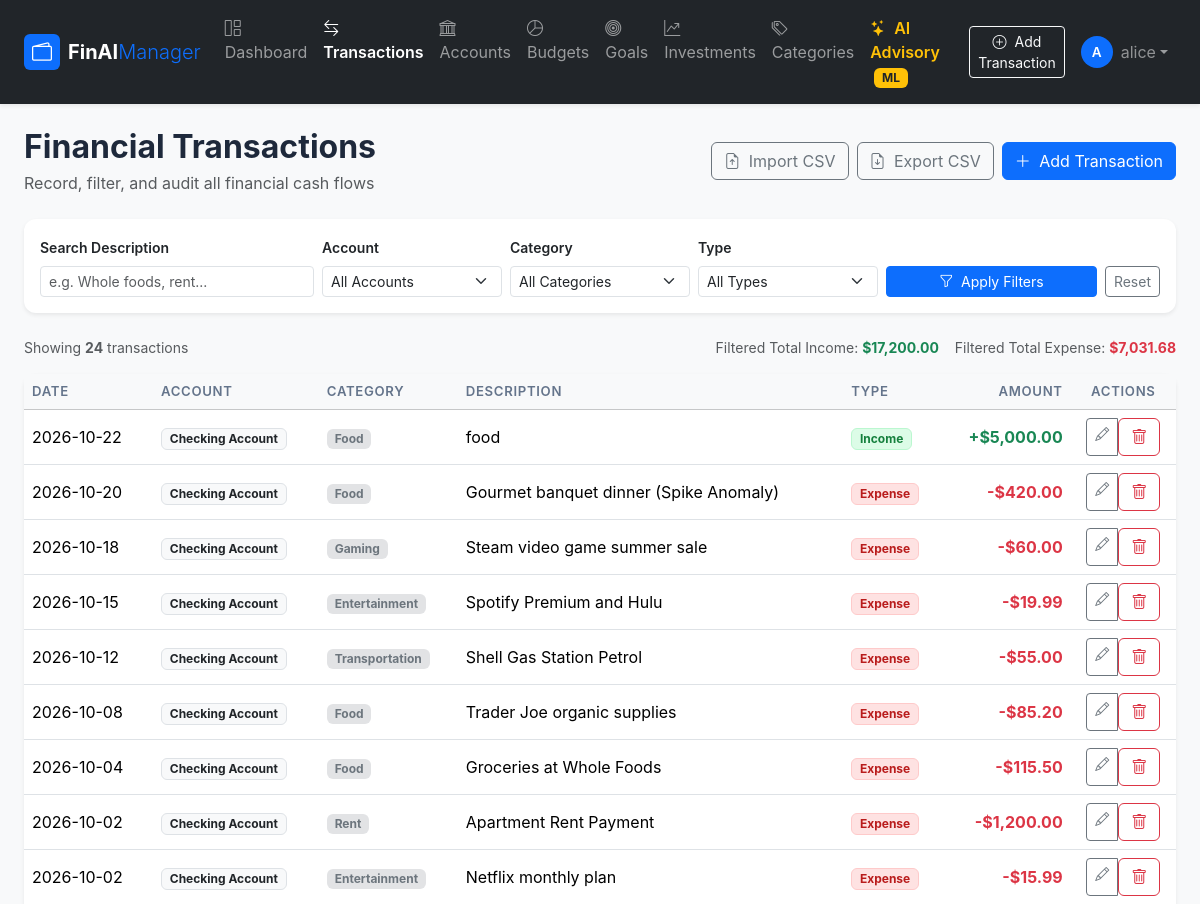
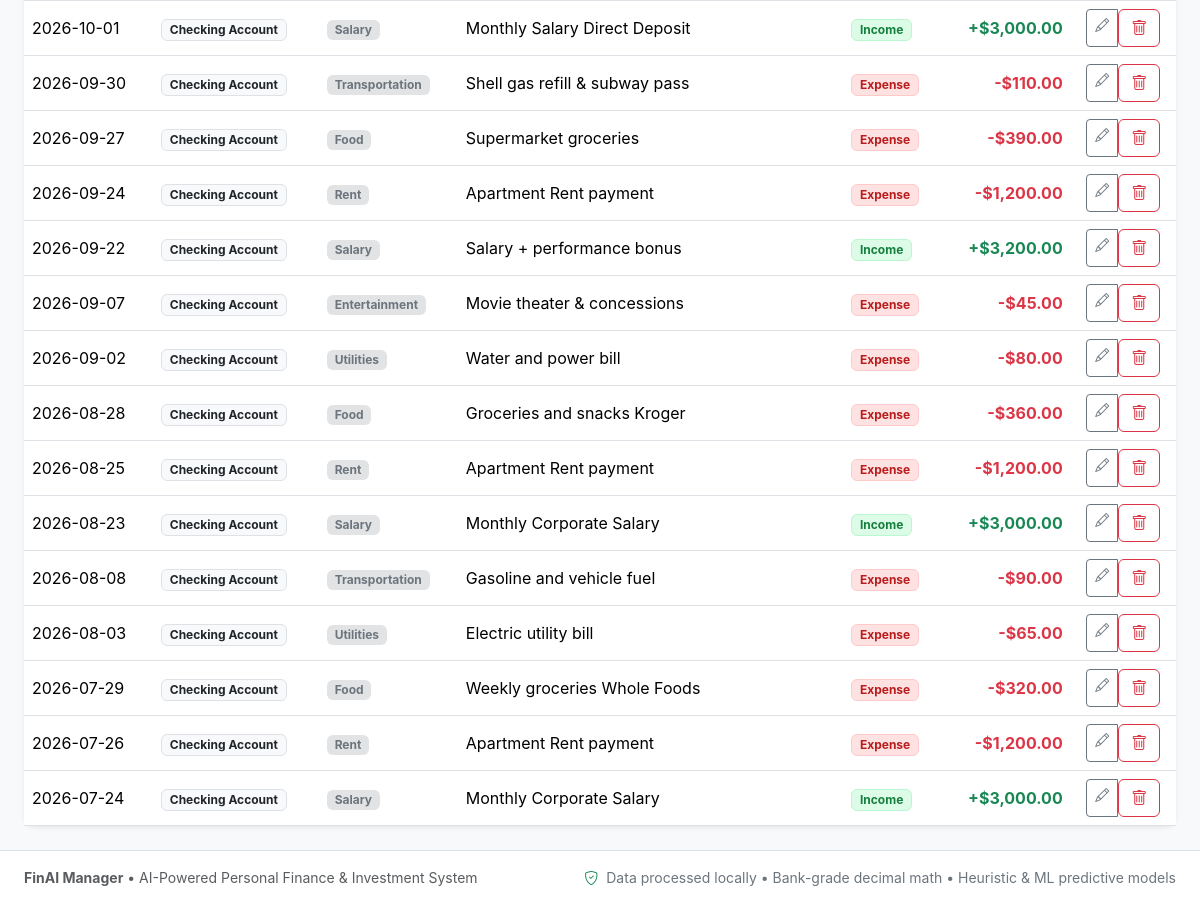
The page /transactions (signed in) on the database its author committed (2 pictures, top to bottom).
### models.py (models this page shows, shortened)
class User(UserMixin, db.Model):
    __tablename__ = 'users'
    user_id = db.Column(db.Integer, primary_key=True, autoincrement=True)
    username = db.Column(db.String(50), unique=True, nullable=False, index=True)
    email = db.Column(db.String(100), unique=True, nullable=False, index=True)
    password_hash = db.Column(db.String(255), nullable=False)
    created_at = db.Column(db.DateTime, default=utc_now, server_default=db.func.now())
    accounts = db.relationship('Account', backref='owner', cascade='all, delete-orphan', lazy='dynamic')
    transactions = db.relationship('Transaction', backref='owner', cascade='all, delete-orphan', lazy='dynamic')
    budgets = db.relationship('Budget', backref='owner', cascade='all, delete-orphan', lazy='dynamic')
    goals = db.relationship('Goal', backref='owner', cascade='all, delete-orphan', lazy='dynamic')
    investments = db.relationship('Investment', backref='owner', cascade='all, delete-orphan', lazy='dynamic')
    categories = db.relationship('Category', backref='owner', cascade='all, delete-orphan', lazy='dynamic')

class Transaction(db.Model):
    __tablename__ = 'transactions'
    txn_id = db.Column(db.Integer, primary_key=True, autoincrement=True)
    user_id = db.Column(db.Integer, db.ForeignKey('users.user_id', ondelete='CASCADE'), nullable=False, index=True)
    account_id = db.Column(db.Integer, db.ForeignKey('accounts.account_id', ondelete='CASCADE'), nullable=False, index=True)
    category_id = db.Column(db.Integer, db.ForeignKey('categories.category_id', ondelete='CASCADE'), nullable=False, index=True)
    date = db.Column(db.Date, nullable=False, index=True)
    amount = db.Column(db.Numeric(10, 2), nullable=False)
    description = db.Column(db.Text, nullable=True)
    txn_type = db.Column(db.Enum('Expense', 'Income', name='txn_types'), nullable=False)
    created_at = db.Column(db.DateTime, default=utc_now, server_default=db.func.now())

class Account(db.Model):
    __tablename__ = 'accounts'
    account_id = db.Column(db.Integer, primary_key=True, autoincrement=True)
    user_id = db.Column(db.Integer, db.ForeignKey('users.user_id', ondelete='CASCADE'), nullable=False, index=True)
    name = db.Column(db.String(100), nullable=False)
    type = db.Column(db.Enum('Checking', 'Savings', 'Credit', 'Cash', name='account_types'), nullable=False)
    balance = db.Column(db.Numeric(12, 2), default=Decimal('0.00'), nullable=False)
    created_at = db.Column(db.DateTime, default=utc_now, server_default=db.func.now())
    transactions = db.relationship('Transaction', backref='account', cascade='all, delete-orphan', lazy='dynamic')

class Category(db.Model):
    __tablename__ = 'categories'
    __table_args__ = (
        db.UniqueConstraint('user_id', 'name', name='uq_user_category_name'),
    )
    category_id = db.Column(db.Integer, primary_key=True, autoincrement=True)
    user_id = db.Column(db.Integer, db.ForeignKey('users.user_id', ondelete='CASCADE'), nullable=True, index=True)
    name = db.Column(db.String(50), nullable=False)
    type = db.Column(db.Enum('Expense', 'Income', name='category_types'), nullable=False)
    transactions = db.relationship('Transaction', backref='category', lazy='dynamic')
    budgets = db.relationship('Budget', backref='category', cascade='all, delete-orphan', lazy='dynamic')

### app.py (the view)
    @app.route('/transactions')
    @login_required
    def view_transactions():
        query = Transaction.query.filter_by(user_id=current_user.user_id)
        account_id = request.args.get('account_id', type=int)
        category_id = request.args.get('category_id', type=int)
        txn_type = request.args.get('txn_type')
        start_date = request.args.get('start_date')
        end_date = request.args.get('end_date')
        search_query = request.args.get('q', '').strip()
        if account_id:
            query = query.filter(Transaction.account_id == account_id)
        if category_id:
            query = query.filter(Transaction.category_id == category_id)
        if txn_type in ('Expense', 'Income'):
            query = query.filter(Transaction.txn_type == txn_type)
        if start_date:
            try:
                s_dt = datetime.strptime(start_date, '%Y-%m-%d').date()
                query = query.filter(Transaction.date >= s_dt)
            except ValueError:
                pass
        if end_date:
            try:
                e_dt = datetime.strptime(end_date, '%Y-%m-%d').date()
                query = query.filter(Transaction.date <= e_dt)
            except ValueError:
                pass
        if search_query:
            query = query.filter(Transaction.description.ilike(f'%{search_query}%'))
        transactions = query.order_by(Transaction.date.desc(), Transaction.txn_id.desc()).all()
        total_income = sum([float(t.amount) for t in transactions if t.txn_type == 'Income'])
        total_expense = sum([float(t.amount) for t in transactions if t.txn_type == 'Expense'])
        accounts = Account.query.filter_by(user_id=current_user.user_id).all()
        categories = Category.query.filter(
            or_(Category.user_id == current_user.user_id, Category.user_id.is_(None))
        ).order_by(Category.name.asc()).all()
        return render_template(
            'transactions.html',
            transactions=transactions,
            accounts=accounts,
            categories=categories,
            total_income=total_income,
            total_expense=total_expense,
            selected_account=account_id,
            selected_category=category_id,
            selected_type=txn_type,
            selected_start=start_date,
            selected_end=end_date,
            search_query=search_query
        )

### templates/transactions.html (shortened to what this page needs)
{% extends "base.html" %}
{% block content %}
<div class="d-flex flex-wrap justify-content-between align-items-center mb-4">
    <div>
        <h2 class="fw-bold mb-1">Financial Transactions</h2>
        <p class="text-muted mb-0">Record, filter, and audit all financial cash flows</p>
    </div>
    <div class="d-flex gap-2 mt-2 mt-md-0">
        <button type="button" class="btn btn-outline-secondary" data-bs-toggle="modal" data-bs-target="#importCsvModal">
            <i class="bi bi-file-earmark-arrow-up me-1"></i> Import CSV
        </button>
        <a href="{{ url_for('export_transactions') }}" class="btn btn-outline-secondary">
            <i class="bi bi-file-earmark-arrow-down me-1"></i> Export CSV
        </a>
        <a href="{{ url_for('add_transaction') }}" class="btn btn-primary">
            <i class="bi bi-plus-lg me-1"></i> Add Transaction
        </a>
    </div>
</div>
<div class="card mb-4">
    <div class="card-body">
        <form method="GET" action="{{ url_for('view_transactions') }}" class="row g-2 align-items-end">
            <div class="col-md-3">
                <label class="form-label small fw-semibold">Search Description</label>
                <input type="text" class="form-control form-control-sm" name="q" value="{{ search_query }}" placeholder="e.g. Whole foods, rent...">
            </div>
            <div class="col-md-2">
                <label class="form-label small fw-semibold">Account</label>
                <select name="account_id" class="form-select form-select-sm">
                    <option value="">All Accounts</option>
                </select>
            </div>
            <div class="col-md-2">
                <label class="form-label small fw-semibold">Category</label>
                <select name="category_id" class="form-select form-select-sm">
                    <option value="">All Categories</option>
                </select>
            </div>
            <div class="col-md-2">
                <label class="form-label small fw-semibold">Type</label>
                <select name="txn_type" class="form-select form-select-sm">
                    <option value="">All Types</option>
                </select>
            </div>
            <div class="col-md-3 d-flex gap-2">
                <button type="submit" class="btn btn-sm btn-primary w-100">
                    <i class="bi bi-funnel me-1"></i> Apply Filters
                </button>
                <a href="{{ url_for('view_transactions') }}" class="btn btn-sm btn-outline-secondary">Reset</a>
            </div>
        </form>
    </div>
</div>
<div class="d-flex justify-content-between align-items-center mb-3 text-muted small">
    <div>
        Showing <strong>{{ transactions|length }}</strong> transactions
    </div>
    <div class="d-flex gap-3">
        <span>Filtered Total Income: <strong class="text-success">${{ "{:,.2f}".format(total_income) }}</strong></span>
        <span>Filtered Total Expense: <strong class="text-danger">${{ "{:,.2f}".format(total_expense) }}</strong></span>
    </div>
</div>
<div class="card shadow-sm">
    <div class="table-responsive">
        <table class="table table-hover align-middle mb-0">
            <thead class="table-light">
                <tr>
                    <th>Date</th>
                    <th>Account</th>
                    <th>Category</th>
                    <th>Description</th>
                    <th>Type</th>
                    <th class="text-end">Amount</th>
                    <th class="text-center">Actions</th>
                </tr>
            </thead>
            <tbody>
                {% for txn in transactions %}
                <tr>
                    <td>{{ txn.date.strftime('%Y-%m-%d') }}</td>
                    <td>
                        <span class="badge bg-light text-dark border">{{ txn.account.name if txn.account else 'Deleted' }}</span>
                    </td>
                    <td>
                        <span class="badge bg-secondary-subtle text-secondary">{{ txn.category.name if txn.category else 'Uncategorized' }}</span>
                    </td>
                    <td>{{ txn.description or '-' }}</td>
                    <td>
                        <span class="badge {{ 'badge-income' if txn.txn_type == 'Income' else 'badge-expense' }}">
                            {{ txn.txn_type }}
                        </span>
                    </td>
                    <td class="text-end fw-bold {{ 'text-success' if txn.txn_type == 'Income' else 'text-danger' }}">
                        {{ '+' if txn.txn_type == 'Income' else '-' }}${{ "{:,.2f}".format(txn.amount) }}
                    </td>
                    <td class="text-center">
                        <div class="btn-group btn-group-sm">
                            <a href="{{ url_for('edit_transaction', id=txn.txn_id) }}" class="btn btn-outline-secondary" title="Edit">
                                <i class="bi bi-pencil"></i>
                            </a>
                            <form method="POST" action="{{ url_for('delete_transaction', id=txn.txn_id) }}" onsubmit="return confirm('Delete this transaction? The account balance will be adjusted automatically.');" class="d-inline">
                                <button type="submit" class="btn btn-outline-danger" title="Delete">
                                    <i class="bi bi-trash"></i>
                                </button>
                            </form>
                        </div>
                    </td>
                </tr>
                {% endfor %}
            </tbody>
        </table>
    </div>
</div>
{% endblock %}

### templates/base.html (shortened to what this page needs)
<!doctype html>
<html lang="en">
<head>
    <link href="https://cdn.jsdelivr.net/npm/bootstrap@5.3.2/dist/css/bootstrap.min.css" rel="stylesheet">
    <link href="https://cdn.jsdelivr.net/npm/bootstrap-icons@1.11.1/font/bootstrap-icons.css" rel="stylesheet">
    <link rel="stylesheet" href="{{ url_for('static', filename='css/style.css') }}">
</head>
<body class="bg-light d-flex flex-column min-vh-100">
    <nav class="navbar navbar-expand-lg navbar-dark bg-dark sticky-top shadow-sm">
        <div class="container-fluid px-lg-4">
            <a class="navbar-brand fw-bold d-flex align-items-center" href="{{ url_for('dashboard') if current_user.is_authenticated else url_for('login') }}">
                <span class="badge bg-primary me-2 p-2"><i class="bi bi-wallet2 fs-5"></i></span>
                <span>FinAI<span class="text-primary fw-light">Manager</span></span>
            </a>
            <div class="collapse navbar-collapse" id="navbarNav">
                {% if current_user.is_authenticated %}
                <ul class="navbar-nav me-auto mb-2 mb-lg-0">
                    <li class="nav-item">
                        <a class="nav-link {{ 'active fw-semibold' if request.endpoint == 'dashboard' }}" href="{{ url_for('dashboard') }}">
                            <i class="bi bi-grid-1x2 me-1"></i> Dashboard
                        </a>
                    </li>
                    <li class="nav-item">
                        <a class="nav-link {{ 'active fw-semibold' if 'transaction' in request.endpoint }}" href="{{ url_for('view_transactions') }}">
                            <i class="bi bi-arrow-left-right me-1"></i> Transactions
                        </a>
                    </li>
                    <li class="nav-item">
                        <a class="nav-link {{ 'active fw-semibold' if request.endpoint == 'accounts' }}" href="{{ url_for('accounts') }}">
                            <i class="bi bi-bank me-1"></i> Accounts
                        </a>
                    </li>
                    <li class="nav-item">
                        <a class="nav-link {{ 'active fw-semibold' if request.endpoint == 'budgets' }}" href="{{ url_for('budgets') }}">
                            <i class="bi bi-pie-chart me-1"></i> Budgets
                        </a>
                    </li>
                    <li class="nav-item">
                        <a class="nav-link {{ 'active fw-semibold' if request.endpoint == 'goals' }}" href="{{ url_for('goals') }}">
                            <i class="bi bi-bullseye me-1"></i> Goals
                        </a>
                    </li>
                    <li class="nav-item">
                        <a class="nav-link {{ 'active fw-semibold' if request.endpoint == 'investments' }}" href="{{ url_for('investments') }}">
                            <i class="bi bi-graph-up-arrow me-1"></i> Investments
                        </a>
                    </li>
                    <li class="nav-item">
                        <a class="nav-link {{ 'active fw-semibold' if request.endpoint == 'categories' }}" href="{{ url_for('categories') }}">
                            <i class="bi bi-tags me-1"></i> Categories
                        </a>
                    </li>
                    <li class="nav-item">
                        <a class="nav-link text-warning fw-semibold {{ 'active text-light' if request.endpoint == 'recommendations' }}" href="{{ url_for('recommendations') }}">
                            <i class="bi bi-stars me-1"></i> AI Advisory <span class="badge bg-warning text-dark ms-1">ML</span>
                        </a>
                    </li>
                </ul>
                <ul class="navbar-nav ms-auto align-items-center">
                    <li class="nav-item me-2">
                        <a class="btn btn-sm btn-outline-light" href="{{ url_for('add_transaction') }}">
                            <i class="bi bi-plus-circle me-1"></i> Add Transaction
                        </a>
                    </li>
                    <li class="nav-item dropdown">
                        <a class="nav-link dropdown-toggle d-flex align-items-center" href="#" id="userDropdown" role="button" data-bs-toggle="dropdown">
                            <div class="avatar-circle me-2 bg-primary text-white">{{ current_user.username[:1].upper() }}</div>
                            <span class="text-white-50">{{ current_user.username }}</span>
                        </a>
                    </li>
                </ul>
                {% endif %}
            </div>
        </div>
    </nav>
    <main class="container-fluid px-lg-4 my-4 flex-grow-1">
        {% block content %}{% endblock %}
    </main>
    <footer class="footer mt-auto py-3 bg-white border-top text-muted small">
        <div class="container-fluid px-lg-4 d-flex flex-wrap justify-content-between align-items-center">
            <div>
                <strong>FinAI Manager</strong> &bull; AI-Powered Personal Finance & Investment System
            </div>
            <div class="text-secondary">
                <i class="bi bi-shield-check text-success me-1"></i> Data processed locally &bull; Bank-grade decimal math &bull; Heuristic & ML predictive models
            </div>
        </div>
    </footer>
</body>
</html>

### rows shown on the page
User: username "A", username "alice"
Transaction: date "2026-10-22", account "Checking Account", category "Food", description "food", txn_type "Income", txn_type "+", amount "5,000.00"
Transaction: date "2026-10-20", account "Checking Account", category "Food", description "Gourmet banquet dinner (Spike Anomaly)", txn_type "Expense", txn_type "-", amount "420.00"
Transaction: date "2026-10-18", account "Checking Account", category "Gaming", description "Steam video game summer sale", txn_type "Expense", txn_type "-", amount "60.00"
Transaction: date "2026-10-15", account "Checking Account", category "Entertainment", description "Spotify Premium and Hulu", txn_type "Expense", txn_type "-", amount "19.99"
Transaction: date "2026-10-12", account "Checking Account", category "Transportation", description "Shell Gas Station Petrol", txn_type "Expense", txn_type "-", amount "55.00"
Transaction: date "2026-10-08", account "Checking Account", category "Food", description "Trader Joe organic supplies", txn_type "Expense", txn_type "-", amount "85.20"
Transaction: date "2026-10-04", account "Checking Account", category "Food", description "Groceries at Whole Foods", txn_type "Expense", txn_type "-", amount "115.50"
Transaction: date "2026-10-02", account "Checking Account", category "Rent", description "Apartment Rent Payment", txn_type "Expense", txn_type "-", amount "1,200.00"
Transaction: date "2026-10-02", account "Checking Account", category "Entertainment", description "Netflix monthly plan", txn_type "Expense", txn_type "-", amount "15.99"
Transaction: date "2026-10-01", account "Checking Account", category "Salary", description "Monthly Salary Direct Deposit", txn_type "Income", txn_type "+", amount "3,000.00"
Transaction: date "2026-09-30", account "Checking Account", category "Transportation", description "Shell gas refill & subway pass", txn_type "Expense", txn_type "-", amount "110.00"
Transaction: date "2026-09-27", account "Checking Account", category "Food", description "Supermarket groceries", txn_type "Expense", txn_type "-", amount "390.00"
Transaction: date "2026-09-24", account "Checking Account", category "Rent", description "Apartment Rent payment", txn_type "Expense", txn_type "-", amount "1,200.00"
Transaction: date "2026-09-22", account "Checking Account", category "Salary", description "Salary + performance bonus", txn_type "Income", txn_type "+", amount "3,200.00"
Transaction: date "2026-09-07", account "Checking Account", category "Entertainment", description "Movie theater & concessions", txn_type "Expense", txn_type "-", amount "45.00"
Transaction: date "2026-09-02", account "Checking Account", category "Utilities", description "Water and power bill", txn_type "Expense", txn_type "-", amount "80.00"
Transaction: date "2026-08-28", account "Checking Account", category "Food", description "Groceries and snacks Kroger", txn_type "Expense", txn_type "-", amount "360.00"
Transaction: date "2026-08-25", account "Checking Account", category "Rent", description "Apartment Rent payment", txn_type "Expense", txn_type "-", amount "1,200.00"
Transaction: date "2026-08-23", account "Checking Account", category "Salary", description "Monthly Corporate Salary", txn_type "Income", txn_type "+", amount "3,000.00"
Transaction: date "2026-08-08", account "Checking Account", category "Transportation", description "Gasoline and vehicle fuel", txn_type "Expense", txn_type "-", amount "90.00"
Transaction: date "2026-08-03", account "Checking Account", category "Utilities", description "Electric utility bill", txn_type "Expense", txn_type "-", amount "65.00"
Transaction: date "2026-07-29", account "Checking Account", category "Food", description "Weekly groceries Whole Foods", txn_type "Expense", txn_type "-", amount "320.00"
Transaction: date "2026-07-26", account "Checking Account", category "Rent", description "Apartment Rent payment", txn_type "Expense", txn_type "-", amount "1,200.00"
Transaction: date "2026-07-24", account "Checking Account", category "Salary", description "Monthly Corporate Salary", txn_type "Income", txn_type "+", amount "3,000.00"

### other values the page prints
{{ transactions|length }} "24"
{{ "{:,.2f}".format(total_income) }} "17,200.00"
{{ "{:,.2f}".format(total_expense) }} "7,031.68"
